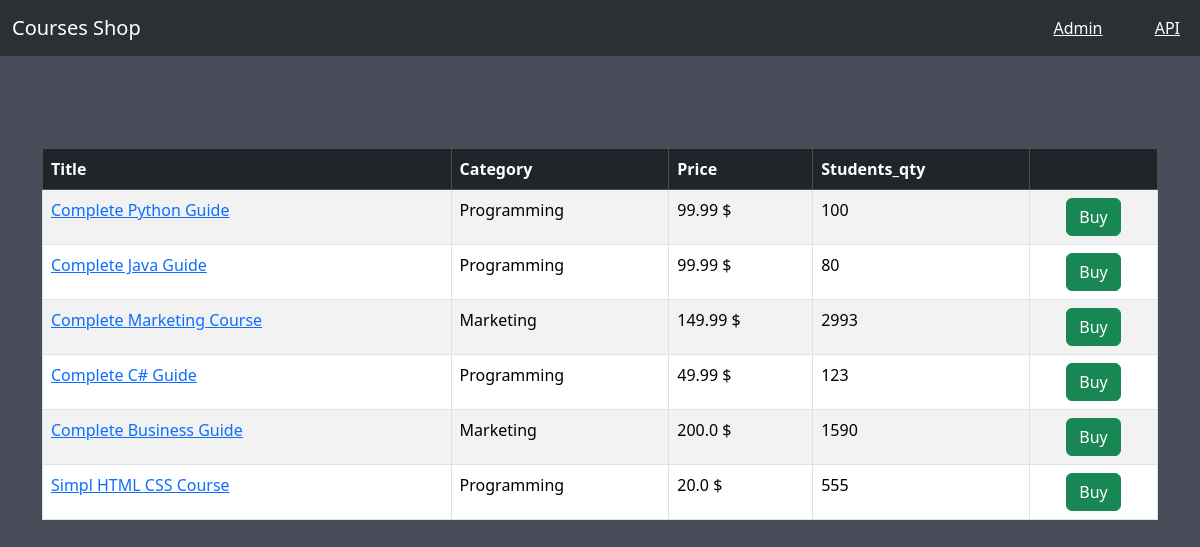
The page / on the database its author committed.
### shop/models.py (models this page shows, shortened)
class Course(models.Model):
    title = models.CharField(max_length=300)
    price = models.FloatField()
    students_qty = models.IntegerField()
    reviews_qty = models.IntegerField()
    category = models.ForeignKey(Category, on_delete=models.CASCADE)
    created_at = models.DateTimeField(default=timezone.now)

class Category(models.Model):
    title = models.CharField(max_length=255)
    created_at = models.DateTimeField(default=timezone.now)
    def __str__(self):
        return self.title

### shop/views.py (the view)
# urls.py: path('', include(api.urls), name='index')
def index(requests):
    courses = Course.objects.all()
    categories = Category.objects.all()
    return render(request=requests, template_name='shop/courses.html', context={'courses': courses})

### templates/shop/courses.html (shortened to what this page needs)
{% extends "base.html" %}
{% block content%}
<table class="table mt-10 table-bordered table-striped table-hover">
    <thead class="table-dark">
        <tr>
            <th>Title</th>
            <th>Category</th>
            <th>Price</th>
            <th>Students_qty</th>
            <th></th>
        </tr>
    </thead>
    <tbody>
        {% for cource in courses %}
        <tr>
            <td><a href="{% url "shop:single_course" cource.id %}">
                {{ cource.title }}
            </a></td>
            <td>{{ cource.category }}</td>
            <td>{{ cource.price }} $</td>
            <td>{{ cource.students_qty }}</td>
            <td class="text-center"><button type="button" class="btn btn-success">Buy</button></td>
        </tr>
        {% endfor %}
    </tbody>
</table>
{% endblock %}

### templates/base.html (shortened to what this page needs)
<!DOCTYPE html>
<html lang="en">
<head>
    <link href="https://cdn.jsdelivr.net/npm/bootstrap@5.3.8/dist/css/bootstrap.min.css" rel="stylesheet"
>
</head>
<body>
    <nav class="navbar bg-dark fixed-top bg-body-tertiary" data-bs-theme="dark">
        <div class="container-fluid">
          <a class="navbar-brand" href="{% url "shop:index"%}">Courses Shop</a>
          <span class="navbar-text">
            <a href="/admin/" class="me-5" target="_blank">Admin</a>
            <a href="/api/v1/" class="me-2" target="_blank">API</a>
        </span>
        </div>
      </nav>
    <main class="container" style="padding-top: 48px;">
        {% block content %}
        {% endblock %}
    </main>
</body>
</html>

### templates/base.html (style rules this page uses)
body { color: black; background-color:rgb(71, 76, 88); }
.mt-10 { margin-top: 100px; }

### rows shown on the page
Course: title "Complete Python Guide", category "Programming", price "99.99", students_qty "100"
Course: title "Complete Java Guide", category "Programming", price "99.99", students_qty "80"
Course: title "Complete Marketing Course", category "Marketing", price "149.99", students_qty "2993"
Course: title "Complete C# Guide", category "Programming", price "49.99", students_qty "123"
Course: title "Complete Business Guide", category "Marketing", price "200.0", students_qty "1590"
Course: title "Simpl HTML CSS Course", category "Programming", price "20.0", students_qty "555"
